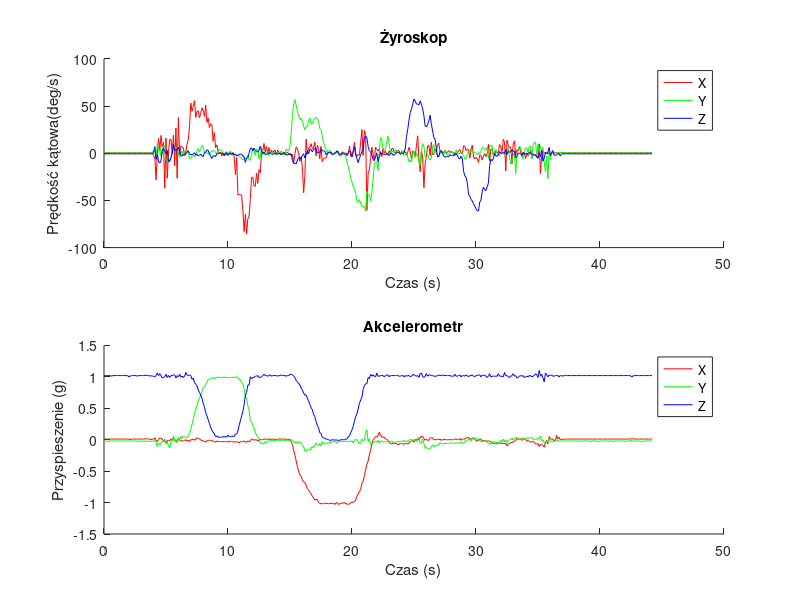
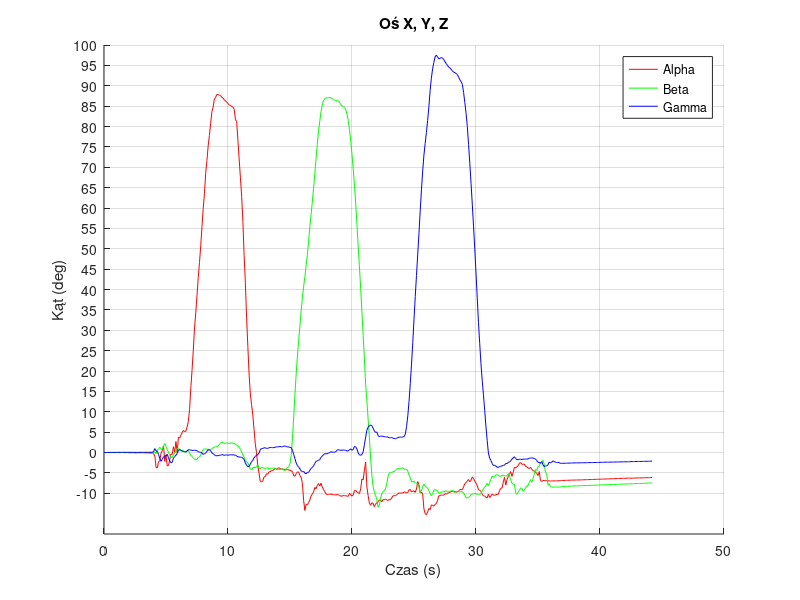

Here is the MATLAB script that generated these plots, in order: (Note: this script raises an error after producing the figures.)
close all;
clear;
clc;

% filename = 'RealStaticData.log';
% %filename = 'teraterm.log';
% delimiterIn = '\t';
% headerlinesIn = 1;
% RealData = importdata(filename,delimiterIn,headerlinesIn);
% NewData = RealData.data/1000;
DataStatic = csvread('LoggedDataStatic.csv',1,0);
GyroscopeStatic = DataStatic(:,4:6);
NewData = csvread('LoggedData.csv',1,0);
Accelerometer = NewData(:,1:3);
Gyroscope = NewData(:,4:6);

dt = 1/10;
time = zeros(1,length(NewData(:,1)));
time(1) = 0;

for i = 2:length(NewData(:,1))
    time(i) = time(i-1) + dt;
end

figure('Name', 'Dane z czujnika');
axis(1) = subplot(2,1,1);
hold on;
plot(time, Gyroscope(:,1), 'r');
plot(time, Gyroscope(:,2), 'g');
plot(time, Gyroscope(:,3), 'b');
legend('X', 'Y', 'Z');
xlabel('Czas (s)');
ylabel('Prędkość kątowa(deg/s)');
title('Żyroskop');
hold off;
axis(2) = subplot(2,1,2);
hold on;
plot(time, Accelerometer(:,1), 'r');
plot(time, Accelerometer(:,2), 'g');
plot(time, Accelerometer(:,3), 'b');
legend('X', 'Y', 'Z');
xlabel('Czas (s)');
ylabel('Przyspieszenie (g)');
title('Akcelerometr');
hold off;

Ax = atan(Accelerometer(:,1)./(sqrt(Accelerometer(:,2).^2 + Accelerometer(:,3).^2)));
Ay = atan(Accelerometer(:,2)./(sqrt(Accelerometer(:,1).^2 + Accelerometer(:,3).^2)));
Az = atan(Accelerometer(:,3)./(sqrt(Accelerometer(:,1).^2 + Accelerometer(:,2).^2)));

OffsetX = mean(GyroscopeStatic(1:250,1));
OffsetY = mean(GyroscopeStatic(1:250,2));
OffsetZ = mean(GyroscopeStatic(1:250,3));
Gyroscope_ = zeros(length(Gyroscope(:,1)),3);
Gyroscope_(:,1) = Gyroscope(:,1) - OffsetX;
Gyroscope_(:,2) = Gyroscope(:,2) - OffsetY;
Gyroscope_(:,3) = Gyroscope(:,3) - OffsetZ;
% %%%%%%%%%%%%%%%%%%%%%%% Complementary filtr %%%%%%%%%%%%%%%%%%%%%%%%%%

K = 0.9984;

Alpha = zeros(size(Gyroscope(:,1)));
Beta = zeros(size(Gyroscope(:,2)));
Gamma = zeros(size(Gyroscope(:,3)));

Alpha_K = zeros(size(Gyroscope(:,1)));
Beta_K = zeros(size(Gyroscope(:,2)));
Gamma_K = zeros(size(Gyroscope(:,3)));

for t = 1:length(time)
    if t == 1
        Alpha(t) = Alpha(t) * dt;
        Beta(t) = Beta(t) * dt;
        Gamma(t) = Gamma(t) * dt;
    else
        Alpha(t) = Alpha(t-1) + Gyroscope_(t,1) * dt;
        Beta(t) = Beta(t-1) + Gyroscope_(t,2) * dt;
        Gamma(t) = Gamma(t-1) + Gyroscope_(t,3) * dt;
    end
end

for t = 1:length(time)
    if t == 1
        Alpha_K(t) = K * (Alpha_K(t) * dt) + (1-K) * Ax(t);
        Beta_K(t) = K * (Beta_K(t) * dt) + (1-K) * Ay(t);
        Gamma_K(t) = K * (Gamma_K(t) * dt) + (1-K) * Az(t);
    else
        Alpha_K(t) = K * (Alpha_K(t-1) + Gyroscope_(t,1) * dt) + (1-K) * Ax(t);
        Beta_K(t) = K * (Beta_K(t-1) + Gyroscope_(t,2) * dt) + (1-K) * Ay(t);
        Gamma_K(t) = K * (Gamma_K(t-1) + Gyroscope_(t,3) * dt) + (1-K) * Az(t);
    end
end

% figure('Name', 'Filtr Komplementarny');
% hold on;
% plot(time, Ax, 'r');
% plot(time, Alpha, 'g');
% plot(time, Alpha_K, 'b');
% title('Oś X');
% set(gca,'ytick',-10:5:110);
% xlabel('Czas (s)');
% ylabel('Kąt (deg)');
% legend('Acc_X', 'Gyr_X', 'Out_X');
% hold off;
% 
% figure('Name', 'Filtr Komplementarny');
% hold on;
% plot(time, Ay, 'r');
% plot(time, Beta, 'g');
% plot(time, Beta_K, 'b');
% title('Oś Y');
% xlabel('Czas (s)');
% ylabel('Kąt (deg)');
% legend('Acc_Y', 'Gyr_Y', 'Out_Y');
% hold off;
% 
% figure('Name', 'Filtr Komplementarny');
% hold on;
% plot(time, Az, 'r');
% plot(time, Gamma, 'g');
% plot(time, Gamma_K, 'b');
% title('Oś Z');
% xlabel('Czas (s)');
% ylabel('Kąt (deg)');
% legend('Acc_Z', 'Gyr_Z', 'Out_Z');
% hold off;

figure('Name', 'Filtr Komplementarny');
hold on;
grid on;
ymin = -10;
ymax = 110;
set(gca,'ytick',ymin:5:ymax);
plot(time, Alpha_K, 'r');
plot(time, Beta_K, 'g');
plot(time, Gamma_K, 'b');
title('Oś X, Y, Z');
xlabel('Czas (s)');
ylabel('Kąt (deg)');
legend('Alpha', 'Beta', 'Gamma');
hold off;

% % %%%%%%%%%%%%%%%%%%%%%%% Madgwick filtr %%%%%%%%%%%%%%%%%%%%%%%%%%

addpath('quaternion_library');  
AHRS = MadgwickAHRS('SamplePeriod', dt, 'Beta', 0.01);

quaternion = zeros(length(time), 4);
for t = 1:length(time)
    AHRS.UpdateIMU(Gyroscope_(t,:) * (pi/180), Accelerometer(t,:));
    quaternion(t, :) = AHRS.Quaternion;
end

euler = quatern2euler(quaternConj(quaternion)) * (180/pi);	

% figure('Name', 'Filtr Madgwicka');
% hold on;
% plot(time, Ax, 'r');
% plot(time, Alpha, 'g');
% plot(time, euler(:,1), 'b');
% title('Oś X');
% xlabel('Czas (s)');
% ylabel('Kąt (deg)');
% legend('Acc_X', 'Gyr_X', 'Out_X');
% hold off;
% 
% euler = quatern2euler(quaternConj(quaternion)) * (180/pi);	
% figure('Name', 'Filtr Madgwicka');
% hold on;
% plot(time, Ay, 'r');
% plot(time, Beta, 'g');
% plot(time, euler(:,2), 'b');
% title('Oś Y');
% xlabel('Czas (s)');
% ylabel('Kąt (deg)');
% legend('Acc_Y', 'Gyr_Y', 'Out_Y');
% hold off;
% 
% euler = quatern2euler(quaternConj(quaternion)) * (180/pi);	
% figure('Name', 'Filtr Madgwicka');
% hold on;
% plot(time, Az, 'r');
% plot(time, Gamma, 'g');
% plot(time, euler(:,3), 'b');
% title('Oś Z');
% xlabel('Czas (s)');
% ylabel('Kąt (deg)');
% legend('Acc_Z', 'Gyr_Z', 'Out_Z');
% hold off;

figure('Name', 'Filtr Madgwicka');
hold on;
grid on;
ymin = -160;
ymax = 110;
ylim([ymin ymax])
set(gca,'ytick',ymin:10:ymax);
plot(time, euler(:,1), 'r');
plot(time, euler(:,2), 'g');
plot(time, euler(:,3), 'b');
title('Oś X, Y, Z');
xlabel('Czas (s)');
ylabel('Kąt (deg)');
legend('Alpha', 'Beta', 'Gamma');
hold off;

%%%%%%%%%%%%%%%%%%%%%% Kalman filtr %%%%%%%%%%%%%%%%%%%%%%%%%%

W_alpha = Gyroscope_(:,1);
W_beta = Gyroscope_(:,2);
W_gamma = Gyroscope_(:,3);

Alpha_Kalman = zeros(size(Gyroscope_(:,1)));
Beta_Kalman = zeros(size(Gyroscope_(:,2)));
Gamma_Kalman = zeros(size(Gyroscope_(:,3)));

I = eye(6);

%x(k) = A * x(k-1) + B * u(k-1) + W(k-1) - model procesu
%x = [x y z g_bias_x g_bias_y g_bias_z]'; %wektor stanu 6x1
x = zeros(6,length(time));
A = [1 0 0 -dt 0 0;
     0 1 0 0 -dt 0;
     0 0 1 0 0 -dt;
     0 0 0 1 0  0;
     0 0 0 0 1  0;
     0 0 0 0 0  1;]; %macierz stanu 6x6
u = [W_alpha W_beta W_gamma]';
B = [dt 0 0;
     0 dt 0;
     0 0 dt;
     0 0  0;
     0 0  0;
     0 0  0;]; %macierz wejscia(sterowania) 6x3
%z(k) = H * x(k) + V(k) - model pomiaru
H = [1 0 0 0 0 0;
     0 1 0 0 0 0;
     0 0 1 0 0 0;]; %macierz wyjscia 3x6

z = [Ax Ay Az]';

q = 0.00001;
r = 700;

Q = eye(6).* q; %macierz kowariancji modelu
R = eye(3).* r; %macierz kowariancji pomiarow


x_post = zeros(6,1);
P_post = zeros(6,6);


for k = 2:length(time)

%Predykcja
x_pri = A * x_post + B * u(:,k-1); 
P_pri = A * P_post * A' + Q;
%Korekcja
K = P_pri * H' * (H * P_pri * H' + R)^(-1);
x_post = x_pri + K * (z(:,k) - (H * x_pri));
P_post = (I - K * H) * P_pri;

%zapis
Alpha_Kalman(k) = x_post(1);
Beta_Kalman(k) = x_post(2);
Gamma_Kalman(k) = x_post(3);
end

% figure('Name', 'Filtr Kalmana');
% hold on;
% plot(time, Ax, 'r');
% plot(time, Alpha, 'g');
% plot(time, Alpha_Kalman, 'b');
% title('Oś X');
% xlabel('Czas (s)');
% ylabel('Kąt (deg)');
% legend('Acc_X', 'Gyr_X', 'Out_X');
% hold off;
% 
% figure('Name', 'Filtr Kalmana');
% hold on;
% plot(time, Ay, 'r');
% plot(time, Beta, 'g');
% plot(time, Beta_Kalman, 'b');
% title('Oś Y');
% xlabel('Czas (s)');
% ylabel('Kąt (deg)');
% legend('Acc_Y', 'Gyr_Y', 'Out_Y');
% hold off;
% 
% figure('Name', 'Filtr Kalmana');
% hold on;
% plot(time, Az, 'r');
% plot(time, Gamma, 'g');
% plot(time, Gamma_Kalman, 'b');
% title('Oś Z');
% xlabel('Czas (s)');
% ylabel('Kąt (deg)');
% legend('Acc_Z', 'Gyr_Z', 'Out_Z');
% hold off;

figure('Name', 'Filtr Kalmana');
hold on;
grid on;
ymin = -20;
ymax = 110;
set(gca,'ytick',ymin:5:ymax);
plot(time, Alpha_Kalman, 'r');
plot(time, Beta_Kalman, 'g');
plot(time, Gamma_Kalman, 'b');
title('Oś X, Y, Z');
xlabel('Czas (s)');
ylabel('Kąt (deg)');
legend('Alpha', 'Beta', 'Gamma');
hold off;